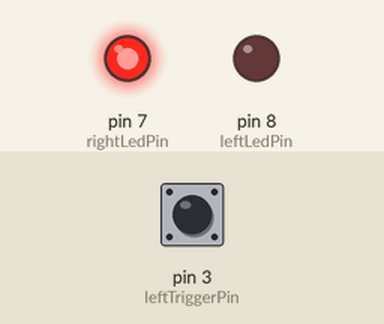
Bench run of a sketch on a simulated Arduino Uno, built with avr-gcc and run on an emulated ATmega328P. Shown: output pins drawn as LEDs (lit = HIGH). The inputs (shaded band) are chosen by the test bench; at power-on: pin 3 (leftTriggerPin) HIGH.

Above: at 1.2 s.
1.3 s: pin 3 (leftTriggerPin) pulled LOW for 0.15 s
At 1.37 s:
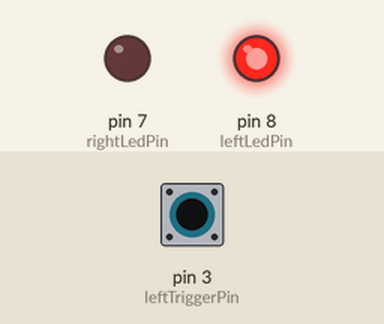
2.9 s: pin 3 (leftTriggerPin) pulled LOW for 3.2 s
At 6.9 s:
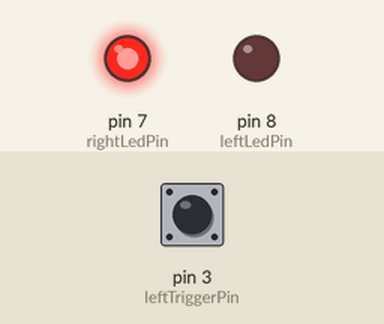
Timing chart, 0 to 8.4 s (numbered marks = the images above; inputs shaded):
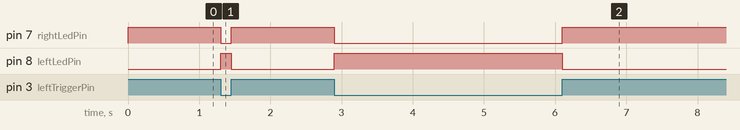

The sketch:

sketch.ino
```cpp
// Wokwi pin trigger
int leftTriggerPin = 3;
int rightTriggerPin = 2;

// Wokwi pin LED
int leftLedPin = 8;
int rightLedPin = 7;


// the setup function runs once when you press reset or power the board
void setup() {
  setupTrigger();
  setupLED();
}

void setupTrigger() {
  pinMode(leftTriggerPin, INPUT_PULLUP);
  pinMode(rightTriggerPin, INPUT_PULLUP);
}

void setupLED() {
  pinMode(leftLedPin, OUTPUT);
  pinMode(rightLedPin, OUTPUT);
}

// the loop function runs over and over again forever
void loop() {
  int state = 0;
  state = getTriggerState();
  if (state == 0) {
    turnOnLeftLED();
  } else {
    turnOnRightLED();
  }
}

int getTriggerState() {
  // Return 0 (left) and 1 (right)
  if (digitalRead(leftTriggerPin) == LOW) {
    return 0;
  }
  return 1;
}

void turnOnRightLED() {
  digitalWrite(rightLedPin, HIGH);
  digitalWrite(leftLedPin, LOW);
}

void turnOnLeftLED() {
  digitalWrite(rightLedPin, LOW);
  digitalWrite(leftLedPin, HIGH);
}
```

Measured:
- after the input at 1.3 s, pin 7 (rightLedPin): HIGH → LOW at once, → HIGH 0.15 s later; pin 8 (leftLedPin): LOW → HIGH at once, → LOW 0.15 s later
- after the input at 2.9 s, pin 7 (rightLedPin): HIGH → LOW at once, → HIGH 3.2 s later; pin 8 (leftLedPin): LOW → HIGH at once, → LOW 3.2 s later
